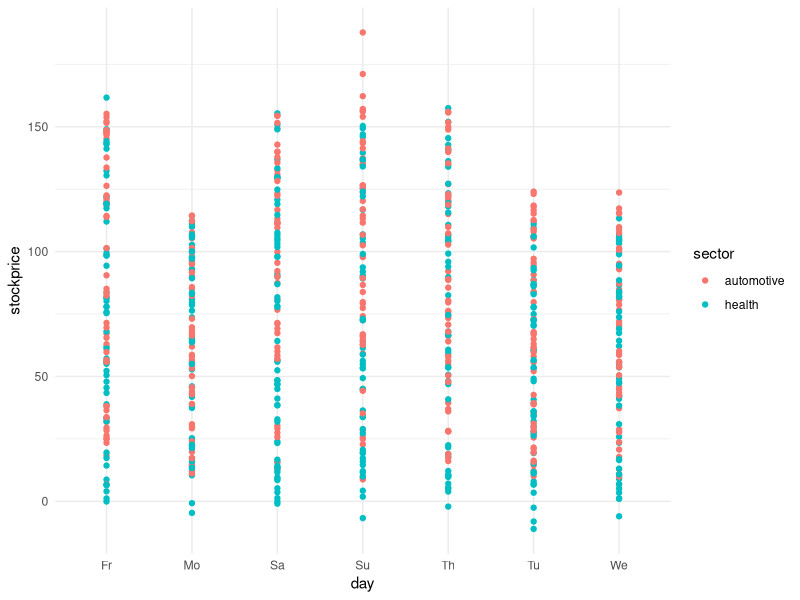

Here is the R script that generated this plot: (Note: this script raises an error after producing the figure.)
library(ggplot2)
data <- read.csv("ps10data.csv")

ggplot(data,aes(x=day,y=stockprice)) + geom_point(aes(color=sector)) +theme_minimal()

#############################################################################
#############               QUESTION 1              #########################
#############################################################################

day.0 <- c("Mo","Tu","We","Th","Fr","Sa","Su")
data$day<- factor(data$day,levels=day.0) #add the level to months variable
aggregate(data$stockprice,list(data$day),mean)
model1 <- lm(stockprice~day, data=data)
model1
summary(model1)

#############################################################################
#############               QUESTION 2              #########################
#############################################################################

contrasts(data$day)<-contr.sdif(levels(data$day))
model2 <- lm(stockprice~day, data=data)
model2
summary(model2)

#############################################################################
#############               QUESTION 3              #########################
#############################################################################

pairwise.t.test(data$stockprice, data$day)

#############################################################################
#############               QUESTION 4              #########################
#############################################################################

TukeyHSD(aov(stockprice~day,data=data))

#############################################################################
#############               QUESTION 5              #########################
#############################################################################

kruskal.test(stockprice~day,data=data)
#summary(kruskal.test(stockprice~day,data=data))

#############################################################################
#############               QUESTION 6              #########################
#############################################################################
library(BayesFactor)
bfmodel <- anovaBF(stockprice~day,data=data)
bfmodel

#############################################################################
#############               QUESTION 2              #########################
#############################################################################

# 1. the effect of sector on its own (a one-way test), and
lm1 <- lm(stockprice~sector, data=data)
summary(lm1)
anova(lm1)
#summary(aov(lm(stockprice~sector, data=data)))

# 2. whether sector has an effect after day-of-week is considered: lm(stockprice~day+sector)
anova(lm(stockprice~day+sector, data=data))

# 3. whether the results differ if sector is included in the model first
anova(lm(stockprice~sector+day, data=data))
